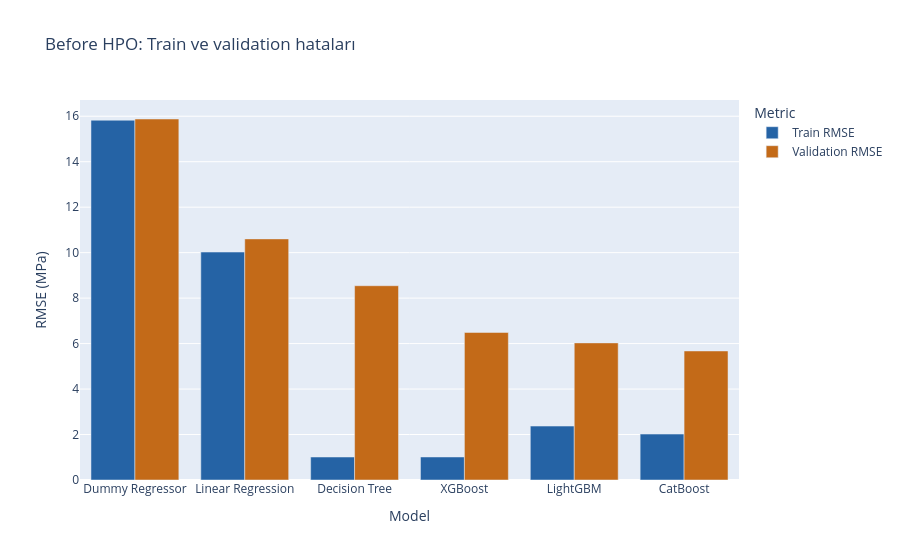

This figure's notebook cell:
### Code cell
baseline_plot = baseline.reset_index().melt(
    id_vars="Model", value_vars=["Train RMSE", "Validation RMSE"],
    var_name="Metric", value_name="RMSE",
)
fig = px.bar(
    baseline_plot, x="Model", y="RMSE", color="Metric", barmode="group",
    color_discrete_map={"Train RMSE": COLOR_TRAIN, "Validation RMSE": COLOR_VALIDATION},
    title="Before HPO: Train ve validation hataları", labels={"RMSE": "RMSE (MPa)"},
)
fig.show()

### Figure 1 — Plotly figure (JSON) as saved in the notebook; plotly's stock layout.template omitted (floating-point values rounded to 4 significant figures)
{"data": [{"alignmentgroup": "True", "hovertemplate": "Metric=Train RMSE<br>Model=%{x}<br>RMSE (MPa)=%{y}<extra></extra>", "legendgroup": "Train RMSE", "marker": {"color": "#2563a5", "pattern": {"shape": ""}}, "name": "Train RMSE", "offsetgroup": "Train RMSE", "orientation": "v", "showlegend": true, "textposition": "auto", "type": "bar", "x": ["Dummy Regressor", "Linear Regression", "Decision Tree", "XGBoost", "LightGBM", "CatBoost"], "xaxis": "x", "y": [15.83, 10.03, 1.012, 1.012, 2.372, 2.02], "yaxis": "y"}, {"alignmentgroup": "True", "hovertemplate": "Metric=Validation RMSE<br>Model=%{x}<br>RMSE (MPa)=%{y}<extra></extra>", "legendgroup": "Validation RMSE", "marker": {"color": "#c36a18", "pattern": {"shape": ""}}, "name": "Validation RMSE", "offsetgroup": "Validation RMSE", "orientation": "v", "showlegend": true, "textposition": "auto", "type": "bar", "x": ["Dummy Regressor", "Linear Regression", "Decision Tree", "XGBoost", "LightGBM", "CatBoost"], "xaxis": "x", "y": [15.88, 10.6, 8.545, 6.49, 6.031, 5.676], "yaxis": "y"}], "layout": {"barmode": "group", "legend": {"title": {"text": "Metric"}, "tracegroupgap": 0}, "title": {"text": "Before HPO: Train ve validation hataları"}, "xaxis": {"anchor": "y", "domain": [0, 1], "title": {"text": "Model"}}, "yaxis": {"anchor": "x", "domain": [0, 1], "title": {"text": "RMSE (MPa)"}}}}
